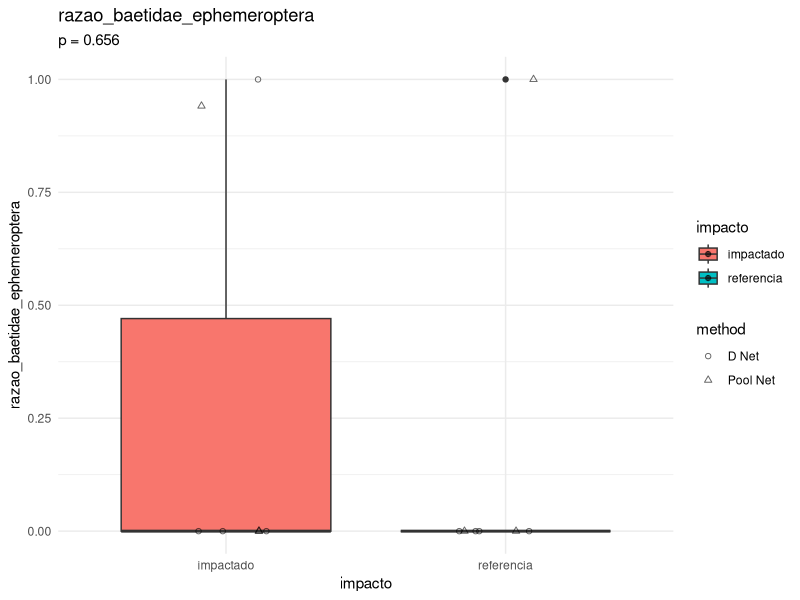
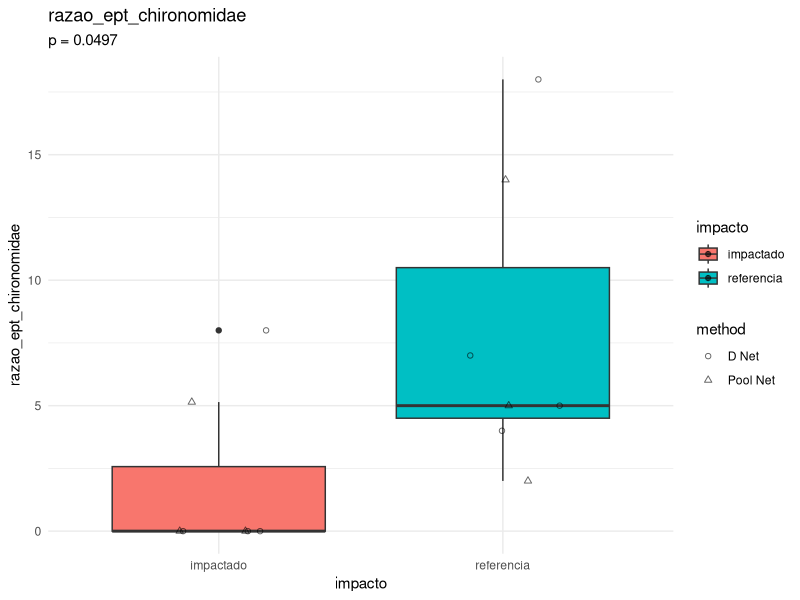
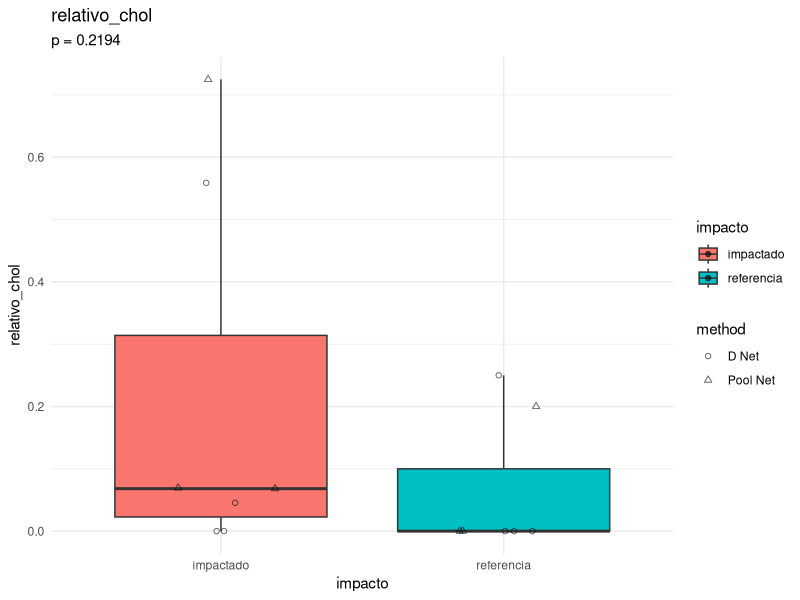
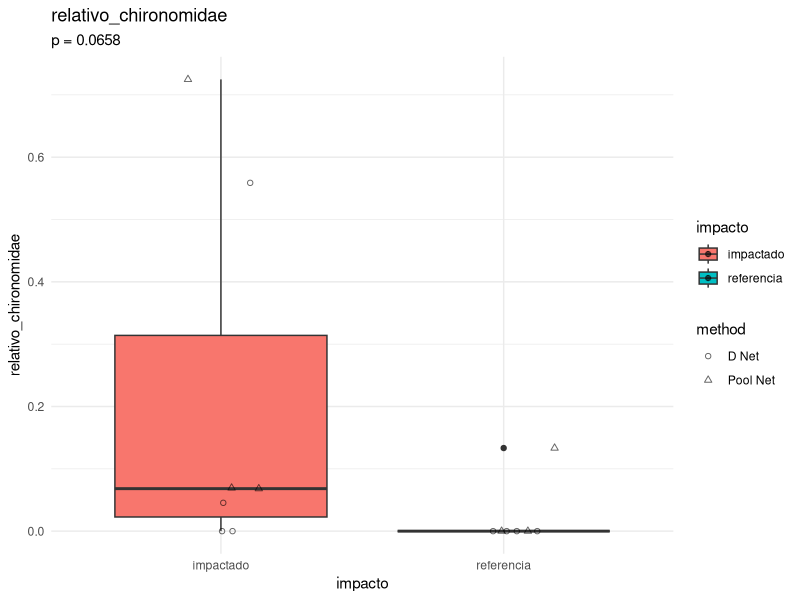
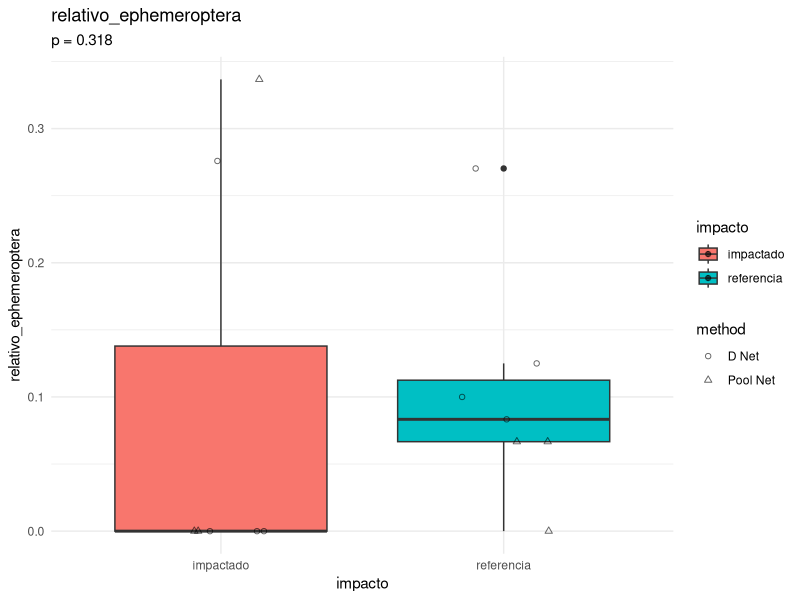
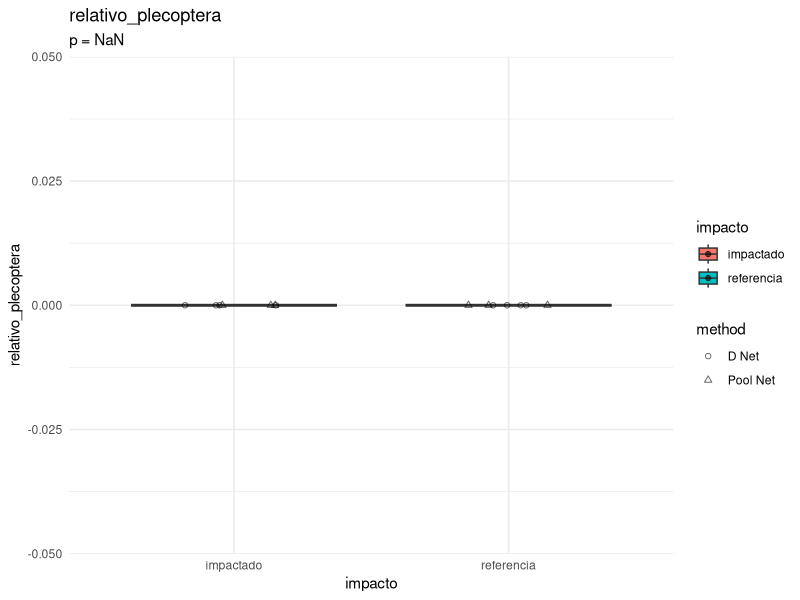
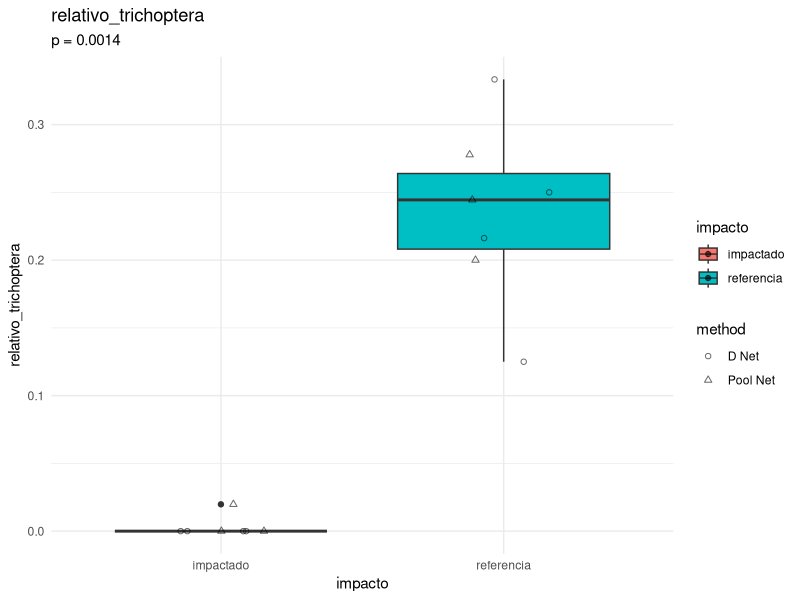
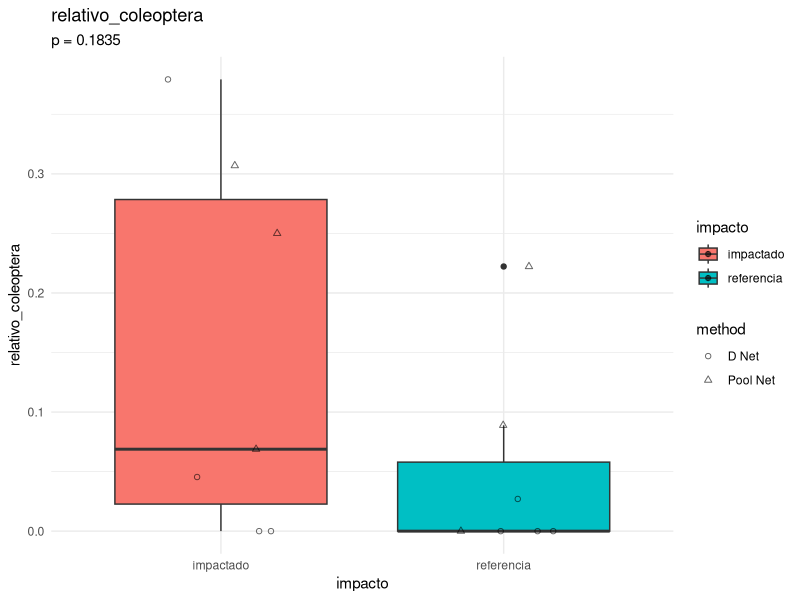

Write the R code that produced these figures, in order.

library(tidyverse)

################################## Configurações ###############################
set.seed(1994)
pontos_referencia <- c("RiodaBarra-P1/2")
pontos_impactado <- c("RiodaBarra-P2")

metodos_de_amostragem <- c("D Net", "Pool Net")

# Pastas de figuras
pasta_figuras <- "figuras/indice_multimetrico"
if (!dir.exists(pasta_figuras)) {
  dir.create(pasta_figuras, recursive = TRUE)
}

# Pasta de tabelas
pasta_tabelas <- "tabelas/indice_multimetrico"
if (!dir.exists(pasta_tabelas)) {
  dir.create(pasta_tabelas, recursive = TRUE)
}

################################## Carregar dados ##############################
indices_df <- read_csv("dados/processado/matriz_indices_imaturos_piata.csv")


############################## Pre-processamento ###############################
# Remover índice de Pielou por ser muito problemático.
vetor_respostas <- indices_df %>%
  select(-pielou_classes, -pielou_ordens, -pielou_familias) %>%
  select(-(campanha:method)) %>%
  names()

# Adicionar coluna de impacto
indices_df <- indices_df %>%
  mutate(
    impacto = case_when(
      locality_name == pontos_referencia ~ "referencia",
      locality_name == pontos_impactado ~ "impactado",
      TRUE ~ "desconsiderado"
    )
  ) 

# Filtrar dados para análise baseado em rede-D e rede de piscina.
dados_filtrados <- indices_df %>%
  filter(impacto != "desconsiderado") %>%
  filter(method %in% metodos_de_amostragem)

str(dados_filtrados)
################################### Scores #####################################
lista_p_values <- list()


for (i in vetor_respostas) {
  print(paste("Analisando índice:", i))
  # Teste de Mann-Whitney
  p_value <- wilcox.test(
    formula = as.formula(paste(i, "~ impacto")),
    data = dados_filtrados
  )$p.value

  # Criação do gráfico
  plot <- ggplot(
    dados_filtrados,
    aes_string(
      x = "impacto",
      y = i,
      fill = "impacto"
    )
  ) +
    theme_minimal() +
    geom_boxplot() +
    geom_jitter(aes(shape = method), width = 0.2, height = 0, alpha = 0.6) +
    scale_shape_manual(values = c(1, 2)) +

    labs(title = i, subtitle = paste0("p = ", round(p_value, 4))) 

  # Salvar o gráfico
  ggsave(
    plot,
    filename = paste0(pasta_figuras, "/boxplot_", i, ".png"),
    width = 8,
    height = 6
  )

  lista_p_values[[i]] <- p_value
}



############################## spearman correlations ###########################
dados_filtrados_numerico <- dados_filtrados %>%
  select(all_of(vetor_respostas))

# Função para criar matriz de p-valores
pval_spearman <- function(df) {
  vars <- names(df)
  n <- length(vars)
  p_mat <- matrix(NA, n, n)
  colnames(p_mat) <- vars
  rownames(p_mat) <- vars

  # Loop pelos pares de variáveis
  for (i in 1:n) {
    for (j in 1:n) {
      if (i == j) {
        p_mat[i, j] <- 0
      } else {
        teste <- cor.test(df[[i]], df[[j]], method = "spearman")
        p_mat[i, j] <- teste$p.value
      }
    }
  }
  return(p_mat)
}

# Cria as matrizes
correlations <- cor(dados_filtrados_numerico, method = "spearman")
p_values <- pval_spearman(dados_filtrados_numerico)


# salvar tabela de correlações (apenas a parte inferior da matriz)
correlations_lower <- correlations
correlations_lower[upper.tri(correlations_lower)] <- ""
write_csv(
  as.data.frame(correlations_lower) %>%
    rownames_to_column(var = "indice_vs_indice"),
  file.path(pasta_tabelas, "correlacoes_spearman_indices_imaturos_piata.csv")
)


# salvar tabela de p-values (apenas a parte inferior da matriz)
p_values_lower <- p_values
p_values_lower[upper.tri(p_values_lower)] <- ""
write_csv(
  as.data.frame(p_values_lower) %>%
    rownames_to_column(var = "indice_vs_indice"),
  file.path(pasta_tabelas, "p_values_spearman_indices_imaturos_piata.csv")
)
################################################################################
